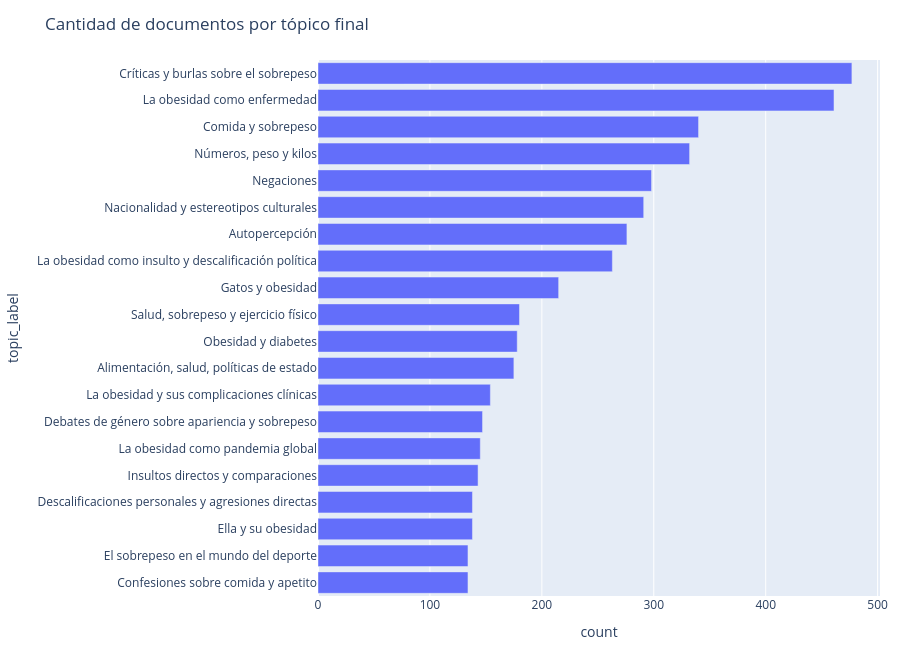

Write notebook code for a chart like this one.
### Markdown cell above
## Tamaño de tópicos y sentimiento

Estos gráficos resumen la distribución del modelo elegido y permiten detectar tópicos grandes, pequeños o especialmente cargados de sentimiento negativo/hostilidad.

### Code cell
topic_sizes = (
    df[df["topic"].isin(selected_topics)]
    .groupby(["topic", "topic_label"])
    .size()
    .reset_index(name="count")
    .sort_values("count", ascending=False)
)
fig = px.bar(topic_sizes, x="count", y="topic_label", orientation="h", title="Cantidad de documentos por tópico final")
fig.update_layout(yaxis={"categoryorder": "total ascending"}, height=650, margin={"l": 20, "r": 20, "t": 60, "b": 20})
fig.show()

### Figure 1 — Plotly figure (JSON) as saved in the notebook; plotly's stock layout.template omitted (floating-point values rounded to 4 significant figures)
{"data": [{"hovertemplate": "count=%{x}<br>topic_label=%{y}<extra></extra>", "legendgroup": "", "marker": {"color": "#636efa", "pattern": {"shape": ""}}, "name": "", "orientation": "h", "showlegend": false, "textposition": "auto", "type": "bar", "x": [477, 461, 340, 332, 298, 291, 276, 263, 215, 180, 178, 175, 154, 147, 145, 143, 138, 138, 134, 134], "xaxis": "x", "y": ["Críticas y burlas sobre el sobrepeso", "La obesidad como enfermedad", "Comida y sobrepeso", "Números, peso y kilos", "Negaciones", "Nacionalidad y estereotipos culturales", "Autopercepción", "La obesidad como insulto y descalificación política", "Gatos y obesidad", "Salud, sobrepeso y ejercicio físico", "Obesidad y diabetes", "Alimentación, salud, políticas de estado", "La obesidad y sus complicaciones clínicas", "Debates de género sobre apariencia y sobrepeso", "La obesidad como pandemia global", "Insultos directos y comparaciones", "Ella y su obesidad", "Descalificaciones personales y agresiones directas", "Confesiones sobre comida y apetito", "El sobrepeso en el mundo del deporte"], "yaxis": "y"}], "layout": {"barmode": "relative", "height": 650, "legend": {"tracegroupgap": 0}, "margin": {"b": 20, "l": 20, "r": 20, "t": 60}, "title": {"text": "Cantidad de documentos por tópico final"}, "xaxis": {"anchor": "y", "domain": [0.0, 1.0], "title": {"text": "count"}}, "yaxis": {"anchor": "x", "categoryorder": "total ascending", "domain": [0.0, 1.0], "title": {"text": "topic_label"}}}}
